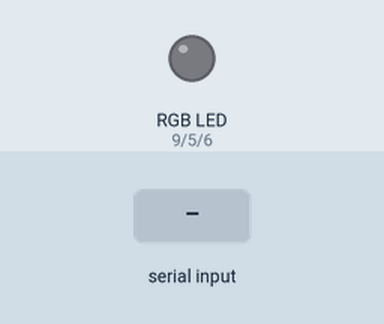
This sketch was run on a simulated Arduino Uno, built with avr-gcc and run on an emulated ATmega328P. Parts: an RGB LED mixed from three pins (HIGH = lit). The inputs (shaded band) are chosen by the test bench. Dim RGB values are drawn brighter than linear.

Above: at 1.2 s.
1.3 s: "90/45/200\n" received over the second serial link
At 2.4 s:
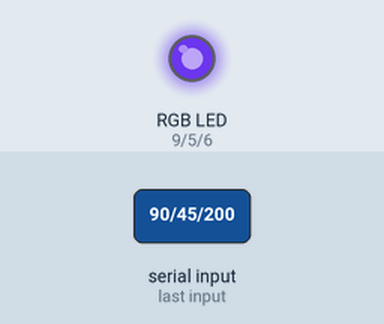
2.8 s: "/" received over the second serial link
At 3.2 s:
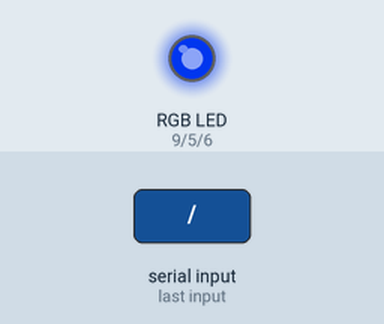
4.3 s: "30/150/10\n" received over the second serial link
At 4.7 s:
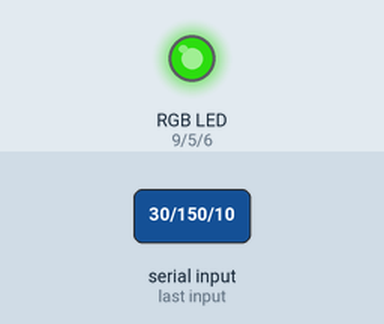
5.8 s: "90/45\n" received over the second serial link
At 6.9 s:
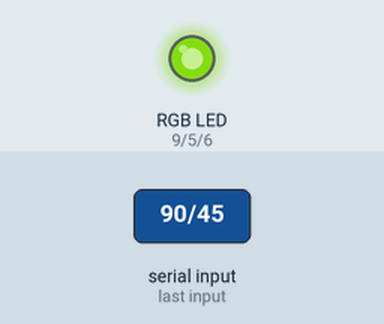
7.3 s: "1/90/45\n" received over the second serial link
At 8.1 s:
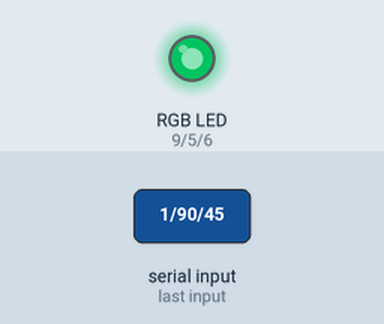
8.8 s: "/" received over the second serial link
At 10.2 s:
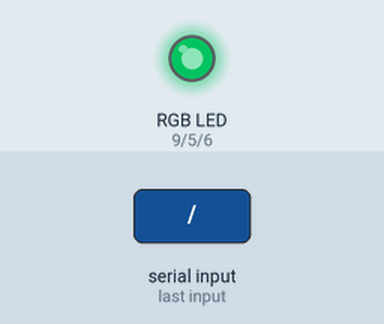
Timing chart, 0 to 11.3 s (numbered marks = the images above; inputs shaded):
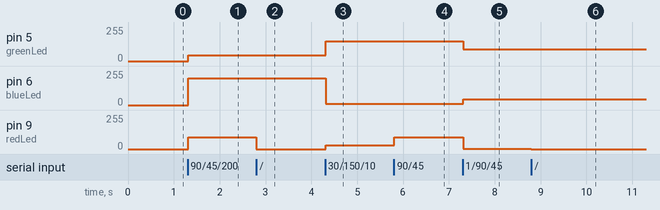

The sketch:

RGB_strip_v1.1.ino
```cpp
/*
 *  compatible android app https://github.com/Lukas-Heiligenbrunner/RGB-Arduino-BT-App
 *
 *  Make sure that :
 *
 *  You disconnect rx & tx wires when you load the program to arduino
 *  and...
 *  BT rx --> Arduino tx
 *  BT tx --> Arduino rx
 *  Have fun!
*/


#include <SoftwareSerial.h>
SoftwareSerial BLU(0,1);

int redLed = 9;           // the Red LED
int greenLed = 5;         // the green LED
int blueLed = 6;          // the blue LED

int Red = 0;
int Green = 0;
int Blue = 0;

int var;
int startstring;
int endstring;

String BT="";
String Red_string;
String Green_string;
String Blue_string;

void setup() {
    pinMode(redLed, OUTPUT);
    pinMode(greenLed, OUTPUT);
    pinMode(blueLed, OUTPUT);
    BLU.begin(9600);
}

void loop(){
    if (BLU.available()>0) {
        translateBT();
    }

}

// Function for setting RGB value
void setrgb() {
    analogWrite(redLed, Red);         // R
    analogWrite(greenLed, Green);     // G
    analogWrite(blueLed, Blue);       // B
}

void translateBT() {                // user written function, action based on BT signal received
  while (BLU.available()) {
    delay(1);
    BT += (char)BLU.read();
  }

  if ( BT.length() <= 11 ) {       // check if string is in range of xxx/xxx/xxx 11 characters
    startstring=0;
    endstring = 1;
    for ( var=0; var <= (int)BT.length() ; var++ ) {
      if ( BT.charAt(var) == '/' ) {
        if ( endstring == 1 ) {
          Red_string = BT.substring(startstring, var);
        }
        else if ( endstring == 2 ) {
          Green_string = BT.substring(startstring + 1, var);
          Blue_string = BT.substring(var + 1, BT.length());
        }
        startstring = var;
        endstring = endstring + 1;
      }
      else {
        Red = 0;
        Green = 0;
        Blue = 0;
        setrgb();
      }
    }

  Red = Red_string.toInt();
  Green = Green_string.toInt();
  Blue = Blue_string.toInt();
  setrgb();
  BT="";
  BLU.end();          // Flush serial communication
  BLU.begin(9600);    // Restart a fresh serial
  }
  else {
    Red = 0;
    Green = 0;
    Blue = 0;
    setrgb();
  }
}
```

Measured:
- after the input at 1.3 s, pin 5 (greenLed): 0/255 → 45/255 at once; pin 6 (blueLed): 0/255 → 200/255 at once; pin 9 (redLed): 0/255 → 90/255 at once
- after the input at 2.8 s, pin 9 (redLed): 90/255 → 0/255 at once
- after the input at 4.3 s, pin 5 (greenLed): 45/255 → 150/255 at once; pin 6 (blueLed): 200/255 → 10/255 at once; pin 9 (redLed): 0/255 → 30/255 at once
- after the input at 5.8 s, pin 9 (redLed): 30/255 → 90/255 at once
- after the input at 7.3 s, pin 5 (greenLed): 150/255 → 90/255 at once; pin 6 (blueLed): 10/255 → 45/255 at once; pin 9 (redLed): 90/255 → 1/255 at once
- after the input at 8.8 s, pin 9 (redLed): 1/255 → 0/255 at once
